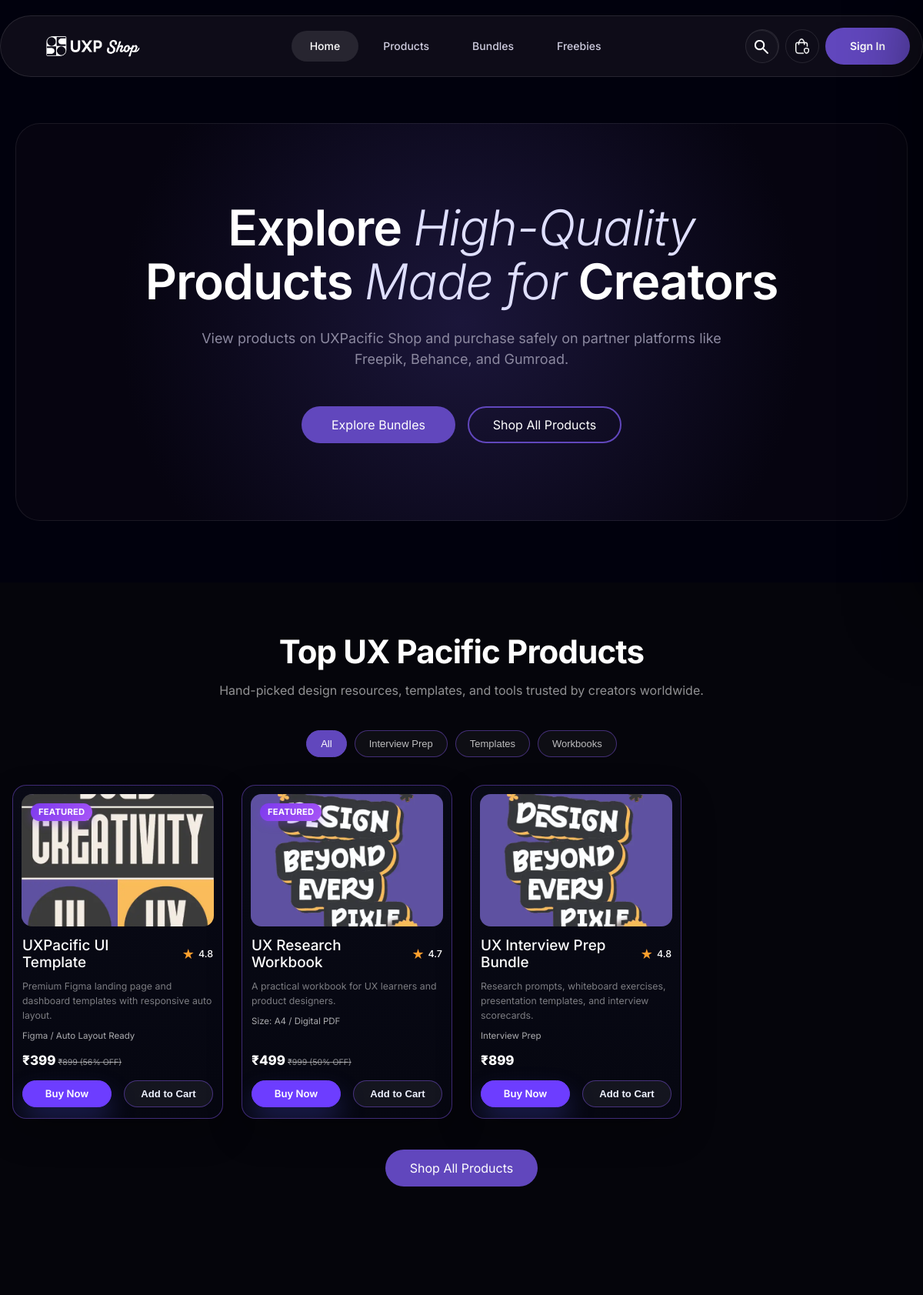
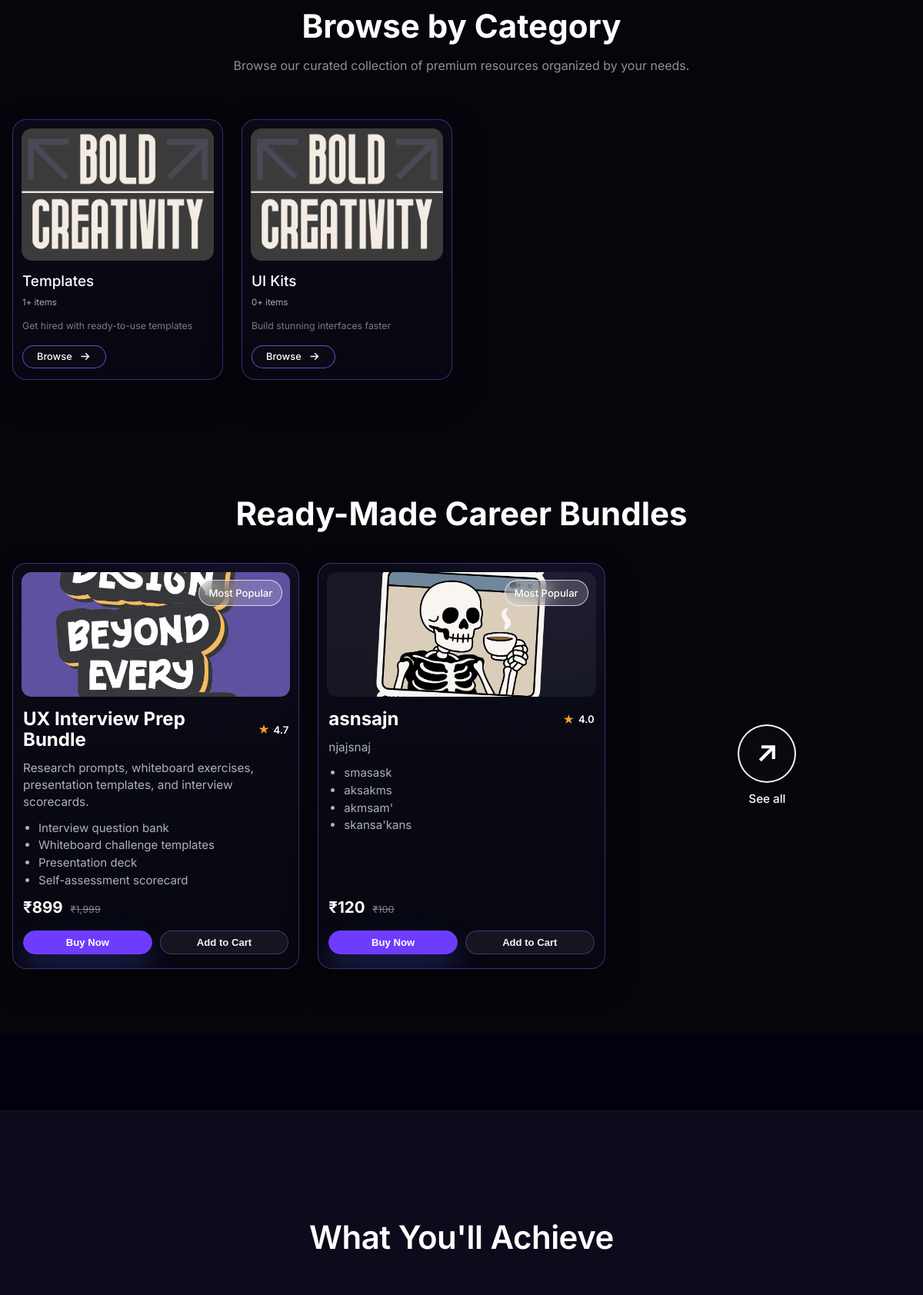
The page / (upper part) on the database its author committed (2 pictures, top to bottom).
### tables this page shows
CREATE TABLE `products` (
  `id` int(11) NOT NULL,
  `name` varchar(255) NOT NULL,
  `slug` varchar(255) DEFAULT NULL,
  `sku` varchar(80) DEFAULT NULL,
  `description` text DEFAULT NULL,
  `category` varchar(100) DEFAULT NULL,
  `tags` varchar(500) DEFAULT NULL,
  `available_type` enum('physical','digital','both') NOT NULL DEFAULT 'physical',
  `product_type` enum('physical','digital') NOT NULL DEFAULT 'physical',
  `price` decimal(10,2) NOT NULL,
  `commercial_price` decimal(10,2) DEFAULT NULL,
  `old_price` decimal(10,2) DEFAULT NULL,
  `image` varchar(255) DEFAULT NULL,
  `stock` int(11) DEFAULT 0,
  `rating` decimal(3,1) DEFAULT NULL,
  `created_at` timestamp NOT NULL DEFAULT current_timestamp(),
  `updated_at` timestamp NOT NULL DEFAULT current_timestamp() ON UPDATE current_timestamp(),
  `is_active` tinyint(1) DEFAULT 1,
  `is_featured` tinyint(1) DEFAULT 0,
  `sales_count` int(11) NOT NULL DEFAULT 0,
  `view_count` int(11) NOT NULL DEFAULT 0,
  `related_products` text DEFAULT NULL,
  `whats_included` text DEFAULT NULL,
  `file_specification` text DEFAULT NULL,
  `high_resolution` varchar(80) DEFAULT 'Yes',
  `compatible_software` varchar(255) DEFAULT NULL,
  `software_version` varchar(120) DEFAULT NULL,
  `files_included` varchar(255) DEFAULT NULL,
  `grid_columns` varchar(80) DEFAULT NULL,
  `layout_type` varchar(120) DEFAULT NULL,
  `license_type` varchar(80) DEFAULT 'Premium',
  `additional_images` text DEFAULT NULL,
  `digital_file_path` varchar(500) DEFAULT NULL,
  `download_limit` tinyint(3) UNSIGNED NOT NULL DEFAULT 5,
  `download_expiry_days` smallint(5) UNSIGNED NOT NULL DEFAULT 30
);

CREATE TABLE `categories` (
  `id` int(11) NOT NULL,
  `name` varchar(120) NOT NULL,
  `slug` varchar(140) NOT NULL,
  `description` text DEFAULT NULL,
  `icon` varchar(255) DEFAULT NULL,
  `accent` varchar(40) DEFAULT 'purple',
  `is_active` tinyint(1) NOT NULL DEFAULT 1,
  `sort_order` int(11) NOT NULL DEFAULT 0,
  `created_at` timestamp NOT NULL DEFAULT current_timestamp(),
  `updated_at` timestamp NOT NULL DEFAULT current_timestamp() ON UPDATE current_timestamp()
);

CREATE TABLE `bundles` (
  `id` int(11) NOT NULL,
  `name` varchar(255) NOT NULL,
  `slug` varchar(255) DEFAULT NULL,
  `description` text DEFAULT NULL,
  `whats_included` text DEFAULT NULL,
  `file_specification` text DEFAULT NULL,
  `category` varchar(100) DEFAULT 'Bundles',
  `tags` varchar(500) DEFAULT NULL,
  `included_items` text DEFAULT NULL,
  `price` decimal(10,2) NOT NULL DEFAULT 0.00,
  `old_price` decimal(10,2) DEFAULT NULL,
  `image` varchar(255) DEFAULT NULL,
  `badge_text` varchar(80) DEFAULT 'Best Seller',
  `additional_images` text DEFAULT NULL,
  `rating` decimal(3,2) DEFAULT 4.70,
  `stock` int(11) NOT NULL DEFAULT 999,
  `is_active` tinyint(1) NOT NULL DEFAULT 1,
  `is_featured` tinyint(1) NOT NULL DEFAULT 0,
  `sales_count` int(11) NOT NULL DEFAULT 0,
  `view_count` int(11) NOT NULL DEFAULT 0,
  `created_at` timestamp NOT NULL DEFAULT current_timestamp(),
  `updated_at` timestamp NOT NULL DEFAULT current_timestamp() ON UPDATE current_timestamp(),
  `digital_file_path` varchar(500) DEFAULT NULL,
  `download_limit` tinyint(3) UNSIGNED NOT NULL DEFAULT 5,
  `download_expiry_days` smallint(5) UNSIGNED NOT NULL DEFAULT 30
);

### index.php (the view, shortened to what the rows shown need)
<?php require_once 'includes/config.php'; ?>
<!DOCTYPE html>
<html lang="en">
<head>
    <link rel="stylesheet" href="style.css" />
</head>
<body>
    <main class="main-content">
        <section class="hero-section">
            <div class="hero-container">
                <h1 class="hero-title">
                    Explore <span class="highlight-italic">High-Quality</span><br />
                    Products <span class="highlight-italic">Made for</span> Creators
                </h1>
            </div>
        </section>
        <section id="products" class="uxp-top-products-section" aria-labelledby="top-products-title">
            <div class="uxp-container">
                <div class="uxp-top-products-heading">
                    <h2 id="top-products-title">Top UX Pacific Products</h2>
                </div>
                <?php
                $topProducts = [];
                if (isset($conn)) {
                    $sql = 'SELECT * FROM products WHERE is_active = 1 ORDER BY is_featured DESC, rating DESC, COALESCE(view_count, 0) DESC, id DESC LIMIT 8';
                    $result = $conn->query($sql);
                    if ($result) {
                        while ($row = $result->fetch_assoc()) {
                            $topProducts[] = $row;
                        }
                    }
                }
                ?>
                <div class="uxp-product-grid" id="top-products-grid">
                    <?php
                    if ($topProducts) {
                        foreach ($topProducts as $row) {
                            echo uxpIndexProductCard($row);
                        }
                    } elseif (isset($conn)) {
                        echo '<p class="uxp-top-products-empty">No products available yet. Add active products in the admin panel.</p>';
                    }
                    ?>
                </div>
            </div>
        </section>
        <section class="uxp-category-section" aria-labelledby="category-title">
  <div class="uxp-container">
    <div class="uxp-category-heading">
        <h2 id="category-title">Browse by Category</h2>
    </div>
    <?php
    $fallbackImages = [
        'img/poster.webp',
        'img/poster1.webp',
        'img/poster2.webp',
        'img/poster3.webp'
    ];
    $colorClasses = [
        'uxp-category-teal',
        'uxp-category-pink',
        'uxp-category-purple',
        'uxp-category-orange'
    ];
    $featuredCategories = [];
    if (isset($conn)) {
        $catSql = "
            SELECT
                c.*,
                COUNT(p.id) AS product_count,
                MIN(p.image) AS product_image
            FROM categories c
            LEFT JOIN products p ON p.category = c.name AND p.is_active = 1
            WHERE c.is_active = 1
            GROUP BY c.id
            ORDER BY c.sort_order ASC, c.id ASC
        ";
        $catResult = $conn->query($catSql);
        if ($catResult && $catResult->num_rows > 0) {
            while ($row = $catResult->fetch_assoc()) {
                $featuredCategories[] = $row;
            }
        }
    }
    $gridCategories = array_slice($featuredCategories, 0, 4);
    ?>
    <div class="uxp-category-grid" role="list">
        <?php if (!empty($gridCategories)): ?>
            <?php foreach ($gridCategories as $index => $cat):
                $name = htmlspecialchars($cat['name']);
                $slug = htmlspecialchars($cat['slug']);
                $description = htmlspecialchars($cat['description'] ?: 'Explore premium curated design resources.');
                $productCount = (int) $cat['product_count'];
                $image = !empty($cat['product_image'])
                    ? htmlspecialchars($cat['product_image'])
                    : $fallbackImages[$index % count($fallbackImages)];
                $colorClass = $colorClasses[$index % count($colorClasses)];
            ?>
                <a href="shopAll.php?category=<?php echo $slug; ?>"
                   class="uxp-category-card <?php echo $colorClass; ?>"
                   role="listitem"
                   aria-label="Browse <?php echo $name; ?>">
                    <div class="uxp-category-art" aria-hidden="true">
                        <span class="uxp-category-icon">
                            <img
                                src="<?php echo $image; ?>"
                                alt="<?php echo $name; ?>"
                                loading="lazy"
                                onerror="this.src='img/poster.webp'"
                            />
                        </span>
                    </div>
                    <div class="uxp-category-body">
                        <h3><?php echo $name; ?></h3>
                        <span><?php echo $productCount; ?>+ items</span>
                        <p><?php echo $description; ?></p>
                        <strong>
                            Browse
                            <svg viewBox="0 0 24 24" fill="none" stroke="currentColor" stroke-width="2" aria-hidden="true">
                                <path d="M5 12h14"></path>
                                <path d="m13 6 6 6-6 6"></path>
                            </svg>
                        </strong>
                    </div>
                </a>
            <?php endforeach; ?>
        <?php else: ?>
            <p class="uxp-category-empty">No categories found.</p>
        <?php endif; ?>
    </div>
  </div>
</section>
        <section id="bundles" class="uxp-bundles-section" aria-labelledby="bundles-title">
  <div class="uxp-container">
    <div class="uxp-bundle-heading">
      <h2 id="bundles-title">Ready-Made Career Bundles</h2>
    </div>
    <div class="uxp-bundle-grid">
      <?php
      if (isset($conn)) {
          $bundleSql = "SELECT * FROM bundles WHERE is_active = 1 ORDER BY is_featured DESC, sales_count DESC, rating DESC LIMIT 2";
          $bundleResult = $conn->query($bundleSql);
          if ($bundleResult && $bundleResult->num_rows > 0) {
              while ($bundle = $bundleResult->fetch_assoc()) {
                  $bId = (int) $bundle['id'];
                  $bName = htmlspecialchars($bundle['name'], ENT_QUOTES, 'UTF-8');
                  $bDesc = htmlspecialchars($bundle['description'] ?? '', ENT_QUOTES, 'UTF-8');
                  $bImage = htmlspecialchars(marketplaceImage($bundle['image'] ?? ''), ENT_QUOTES, 'UTF-8');
                  $bPrice = number_format((float) $bundle['price'], 0);
                  $bOldPrice = !empty($bundle['old_price']) ? number_format((float) $bundle['old_price'], 0) : '';
                  $bRating = number_format((float) ($bundle['rating'] ?? 4.5), 1);
                  $bFeatured = !empty($bundle['is_featured']);
                  $badgeText = $bFeatured ? 'Most Popular' : 'Bundle';
                  $includedItems = [];
                  if (!empty($bundle['whats_included'])) {
                      $lines = explode("\n", $bundle['whats_included']);
                      foreach ($lines as $line) {
                          $line = trim(str_replace(['- ', '* '], '', $line));
                          if ($line !== '') $includedItems[] = htmlspecialchars($line, ENT_QUOTES, 'UTF-8');
                      }
                  }
                  $includedItems = array_slice($includedItems, 0, 4);
                  $jsName = htmlspecialchars(json_encode($bundle['name']), ENT_QUOTES, 'UTF-8');
                  $jsImage = htmlspecialchars(json_encode($bundle['image'] ?? ''), ENT_QUOTES, 'UTF-8');
                  echo <<<HTML
      <article class="uxp-bundle-card" data-type="bundle" data-id="{$bId}" data-product-id="{$bId}" data-name="{$bName}" data-image="{$bImage}" data-price="{$bundle['price']}" data-old-price="{$bundle['old_price']}" data-rating="{$bRating}">
        <div class="uxp-bundle-image">
          <img src="{$bImage}" alt="{$bName} preview" loading="lazy" onerror="this.src='img/poster.webp'" />
          <span>{$badgeText}</span>
        </div>
        <div class="uxp-bundle-content">
          <div class="uxp-bundle-title-row">
            <h3>{$bName}</h3>
            <span class="uxp-bundle-rating" aria-label="Rated {$bRating} out of 5">
              &#9733; <b>{$bRating}</b>
            </span>
          </div>
          <p>{$bDesc}</p>
          <ul>
HTML;
                  foreach ($includedItems as $item) {
                      echo "<li>{$item}</li>";
                  }
                  $oldHtml = $bOldPrice ? "<span>₹{$bOldPrice}</span>" : '';
                  echo <<<HTML
          </ul>
          <div class="uxp-bundle-footer">
            <strong>₹{$bPrice} {$oldHtml}</strong>
            <div>
              <button type="button" class="uxp-card-btn uxp-card-btn-primary js-product-popup" data-product-id="{$bId}" data-item-type="bundle">Buy Now</button>
              <button type="button" class="uxp-card-btn uxp-card-btn-secondary" onclick="addToCart({$bId}, null, 1, {name: {$jsName}, price: {$bundle['price']}, image: {$jsImage}, item_type: 'bundle'}, 'digital')">Add to Cart</button>
            </div>
          </div>
        </div>
      </article>
HTML;
              }
          } else {
              echo '<p class="uxp-bundle-empty">No bundles available yet. Check back soon.</p>';
          }
      }
      ?>
    </div>
  </div>
</section>
    </main>
    <section class="achieve-section">
        <h2 class="section-heading">What You'll Achieve</h2>
    </section>
</body>
</html>

### includes/marketplace.php (shortened to what the rows shown need)
<?php
function marketplaceImage(?string $image): string {
    $image = trim((string) $image);
    return $image !== '' ? $image : 'img/poster.webp';
}
function uxpIndexProductCard(array $row): string {
    $id = (int) $row['id'];
    $name = htmlspecialchars($row['name'], ENT_QUOTES, 'UTF-8');
    $categoryRaw = trim((string) ($row['category'] ?? ''));
    $category = htmlspecialchars($categoryRaw, ENT_QUOTES, 'UTF-8');
    $categoryFilter = htmlspecialchars(strtolower($categoryRaw), ENT_QUOTES, 'UTF-8');
    $isFeatured = !empty($row['is_featured']);
    $image = htmlspecialchars(marketplaceImage($row['image'] ?? ''), ENT_QUOTES, 'UTF-8');
    $price = number_format((float) $row['price'], 0);
    $oldPrice = !empty($row['old_price']) ? (float) $row['old_price'] : 0;
    $oldPriceFmt = $oldPrice > 0 ? number_format($oldPrice, 0) : '';
    $discount = ($oldPrice > 0 && (float) $row['price'] < $oldPrice)
        ? max(0, round((1 - ((float) $row['price'] / $oldPrice)) * 100))
        : 0;
    $rating = number_format((float) ($row['rating'] ?: 4.5), 1);
    $availableType = htmlspecialchars($row['available_type'] ?? 'physical', ENT_QUOTES, 'UTF-8');
    $stock = (int) ($row['stock'] ?? 0);
    $rawDesc = strip_tags($row['description'] ?? 'Premium UX Pacific design resource.');
    $desc = htmlspecialchars($rawDesc, ENT_QUOTES, 'UTF-8');
    $specs = 'Digital asset';
    $nameLower = strtolower($row['name'] ?? '');
    if (str_contains($nameLower, 'workbook')) {
        $specs = 'Size: A4 / Digital PDF';
    } elseif (str_contains($nameLower, 'template') || str_contains($nameLower, 'ui')) {
        $specs = 'Figma / Auto Layout Ready';
    } elseif (str_contains($nameLower, 'mockup')) {
        $specs = 'High-res mockup files';
    } elseif (!empty($row['category'])) {
        $specs = htmlspecialchars($row['category'], ENT_QUOTES, 'UTF-8');
    }
    $jsName = htmlspecialchars(json_encode($row['name']), ENT_QUOTES, 'UTF-8');
    $jsImage = htmlspecialchars(json_encode($row['image'] ?? ''), ENT_QUOTES, 'UTF-8');
    $jsCategory = htmlspecialchars(json_encode($row['category'] ?? ''), ENT_QUOTES, 'UTF-8');
    $jsDesc = htmlspecialchars(json_encode($row['description'] ?? ''), ENT_QUOTES, 'UTF-8');
    $oldHtml = $oldPriceFmt
        ? '<span class="uxp-old-price">₹' . $oldPriceFmt . ($discount ? " ({$discount}% OFF)" : '') . '</span>'
        : '';
    $disabled = ($stock <= 0 && $availableType === 'physical') ? ' disabled' : '';
    $featuredBadge = $isFeatured
        ? '<span class="uxp-product-featured-pill">Featured</span>'
        : '';
    return <<<HTML
<article class="uxp-product-card" data-product-id="{$id}" data-name="{$name}" data-image="{$image}" data-category="{$category}" data-category-filter="{$categoryFilter}" data-type="{$availableType}" data-price="{$row['price']}" data-old-price="{$row['old_price']}" data-rating="{$rating}">
  <a href="product.php?id={$id}" class="uxp-product-media js-product-popup" data-product-id="{$id}" aria-label="View {$name}">
    <img src="{$image}" alt="{$name}" loading="lazy" width="480" height="360" onerror="this.src='img/poster.webp'">
    {$featuredBadge}
  </a>
  <div class="uxp-product-body">
    <div class="uxp-product-title-row">
      <h3>{$name}</h3>
      <div class="uxp-rating" aria-label="Rating {$rating} out of 5"><span aria-hidden="true">&#9733;</span><b>{$rating}</b></div>
    </div>
    <p>{$desc}</p>
    <p class="uxp-product-spec">{$specs}</p>
    <div class="uxp-product-meta">
      <div class="uxp-product-price">₹{$price}{$oldHtml}</div>
    </div>
    <div class="uxp-product-actions">
      <a href="product.php?id={$id}" class="uxp-card-btn uxp-card-btn-primary js-product-popup" data-product-id="{$id}">Buy Now</a>
      <button class="uxp-card-btn uxp-card-btn-secondary" type="button" onclick="addToCart('{$id}', null, 1, {name: {$jsName}, price: {$row['price']}, image: {$jsImage}, category: {$jsCategory}, description: {$jsDesc}}, '{$availableType}')"{$disabled}>Add to Cart</button>
    </div>
  </div>
</article>
HTML;
}

### rows shown on the page
products: image (picture), is_featured "FEATURED", name "UXPacific UI Template", rating "4.8", description "Premium Figma landing page and dashboard templates with responsive auto layout.", name "Figma / Auto Layout Ready", price "399", old_price "899", discount "56"
products: image (picture), is_featured "FEATURED", name "UX Research Workbook", rating "4.7", description "A practical workbook for UX learners and product designers.", name "Size: A4 / Digital PDF", price "499", old_price "999", discount "50"
products: image (picture), name "UX Interview Prep Bundle", rating "4.8", description "Research prompts, whiteboard exercises, presentation templates, and interview scorecards.", category "Interview Prep", price "899"
categories: name "Templates", productCount "1", description "Get hired with ready-to-use templates"
categories: name "UI Kits", productCount "0", description "Build stunning interfaces faster"
bundles: image (picture), is_featured "Most Popular", name "UX Interview Prep Bundle", rating "4.7", description "Research prompts, whiteboard exercises, presentation templates, and interview scorecards.", item "Interview question bank", item "Whiteboard challenge templates", item "Presentation deck", item "Self-assessment scorecard", price "899", old_price "1,999"
bundles: image (picture), is_featured "Most Popular", name "asnsajn", rating "4.0", description "njajsnaj", item "smasask", item "aksakms", item "akmsam'", item "skansa'kans", price "120", old_price "100"

### other values the page prints
$catName "Interview Prep"
$catName "Templates"
$catName "Workbooks"
